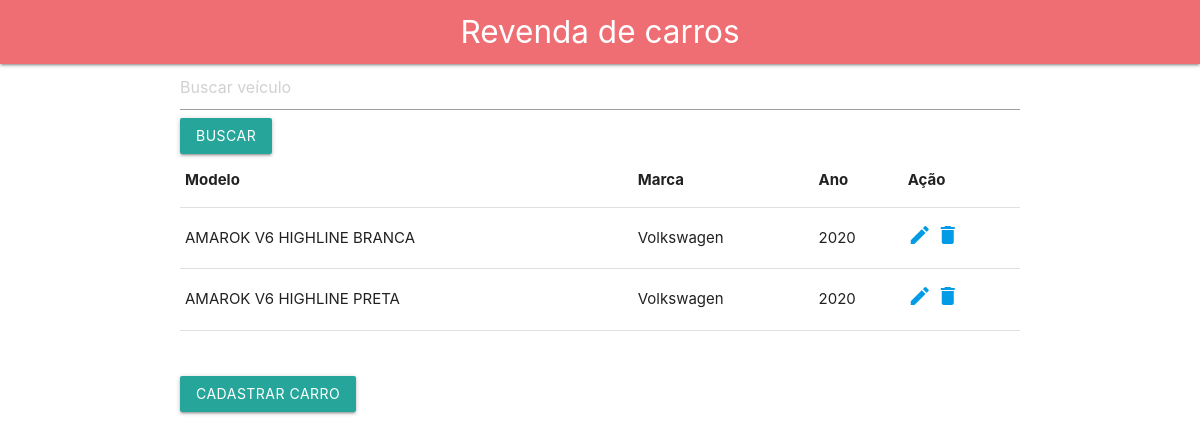
The app's page /app/listar_carro/, older data.
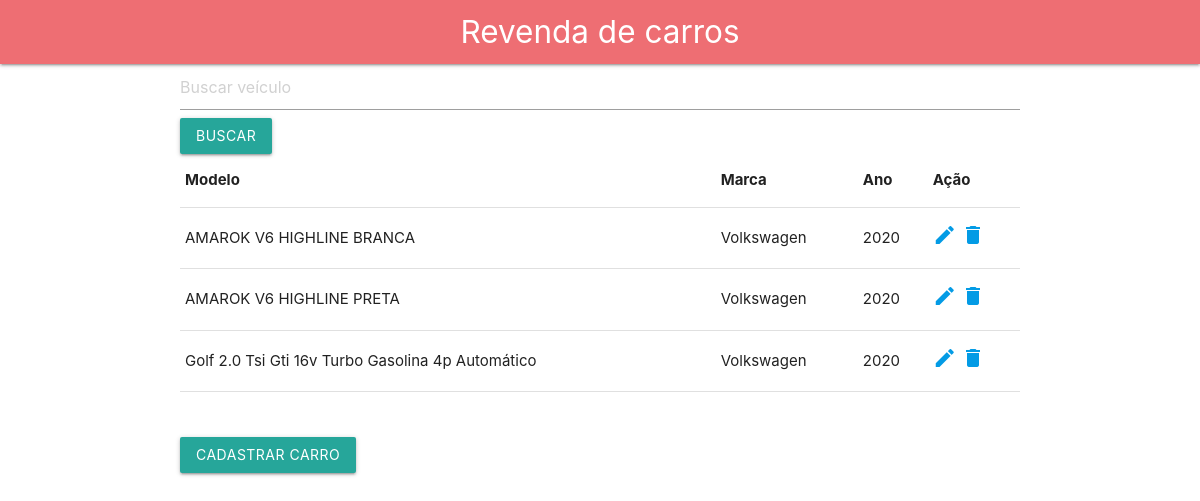
The same page, newer data.
### app/models.py (models this page shows)
class Carro(models.Model):
    modelo = models.CharField(max_length=50, null=False)
    marca = models.CharField(max_length=50, null=False)
    ano = models.PositiveIntegerField(validators = [MinValueValidator(2000)])
    valor = models.FloatField(null=False)
    data_cadastro = models.DateTimeField(default=datetime.today, null=True, blank=True)

### app/views.py (the view)
# urls.py: path('listar_carro/', views.listar_carro, name='listar_carro'),
def listar_carro(request, template_name='carro_list.html'):
    query = request.GET.get("busca")
    if query:
        carros = Carro.objects.filter(modelo__icontains=query)
    else:
        carros = Carro.objects.all()
    return render(request, template_name, {'carros': carros})

### app/templates/carro_list.html (shortened to what this page needs)
{% extends 'base.html' %}
{% block conteudo %}
<form method="get">
    <input type="text" name="busca" placeholder="Buscar veículo">
    <button type="submit" class="btn btn-primary">
    Buscar
</button>
</form>
<table class="table">
    <thead>
      <tr>
        <th>Modelo</th>
        <th>Marca</th>
        <th>Ano</th>
        <th>Ação</th>
      </tr>
    </thead>
    <tbody>
        {% for carro in carros %}
        <tr>
            <td>{{carro.modelo}}</td>
            <td>{{carro.marca}}</td>
            <td>{{carro.ano}}</td>
            <td>
              <a href="{% url 'editar_carro' pk=carro.pk %}">
                <i class="material-icons">mode_edit</i>
              </a>
              <a href="{% url 'remover_carro' pk=carro.pk %}">
               <i class="material-icons">delete</i>
              </a>
            </td>
        </tr>
        {% endfor %}
    </tbody>
</table>
    <br/>
    <br/>
    <a href="{% url 'cadastrar_carro' %}"><button class="btn btn-primary">Cadastrar Carro</button></a>
{% endblock %}

### app/templates/base.html (shortened to what this page needs)
<!DOCTYPE html>
<html lang="en">
<head>
    <link rel="stylesheet" href="https://cdnjs.cloudflare.com/ajax/libs/materialize/1.0.0/css/materialize.min.css">
</head>
<body>
    <nav>
        <div class="nav-wrapper">
          <a href="#" class="brand-logo center">Revenda de carros</a>
        </div>
    </nav>
    <div class="container">
        {% block conteudo %}
        {% endblock %}
    </div>
</body>
</html>

Row changes from the older to the newer data that the page shows:
added Carro: modelo "Golf 2.0 Tsi Gti 16v Turbo Gasolina 4p Automático", marca "Volkswagen", ano "2020"
